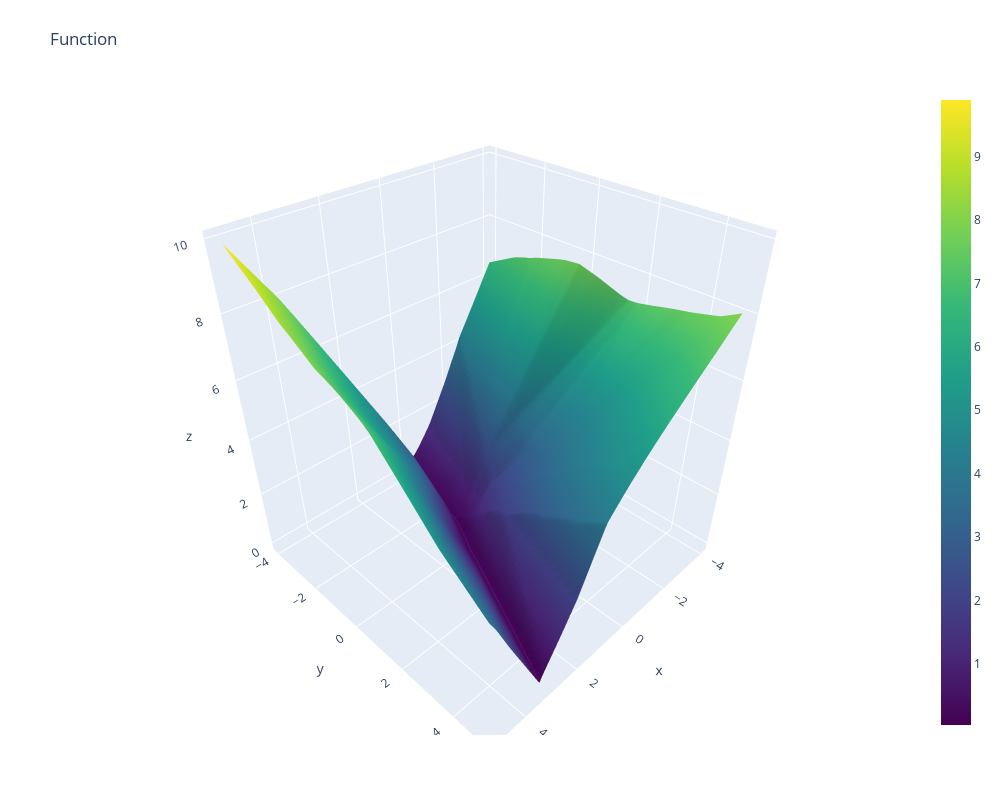

Write notebook code for a chart like this one.
### Code cell
import plotly.graph_objects as go

fig = go.Figure(data=[go.Surface(z=out, x=X, y=Y, colorscale="Viridis")])

fig.update_layout(title='Function', autosize=False,
                  width=1000, height=800,
                  margin=dict(l=65, r=50, b=65, t=90))

fig.show()
